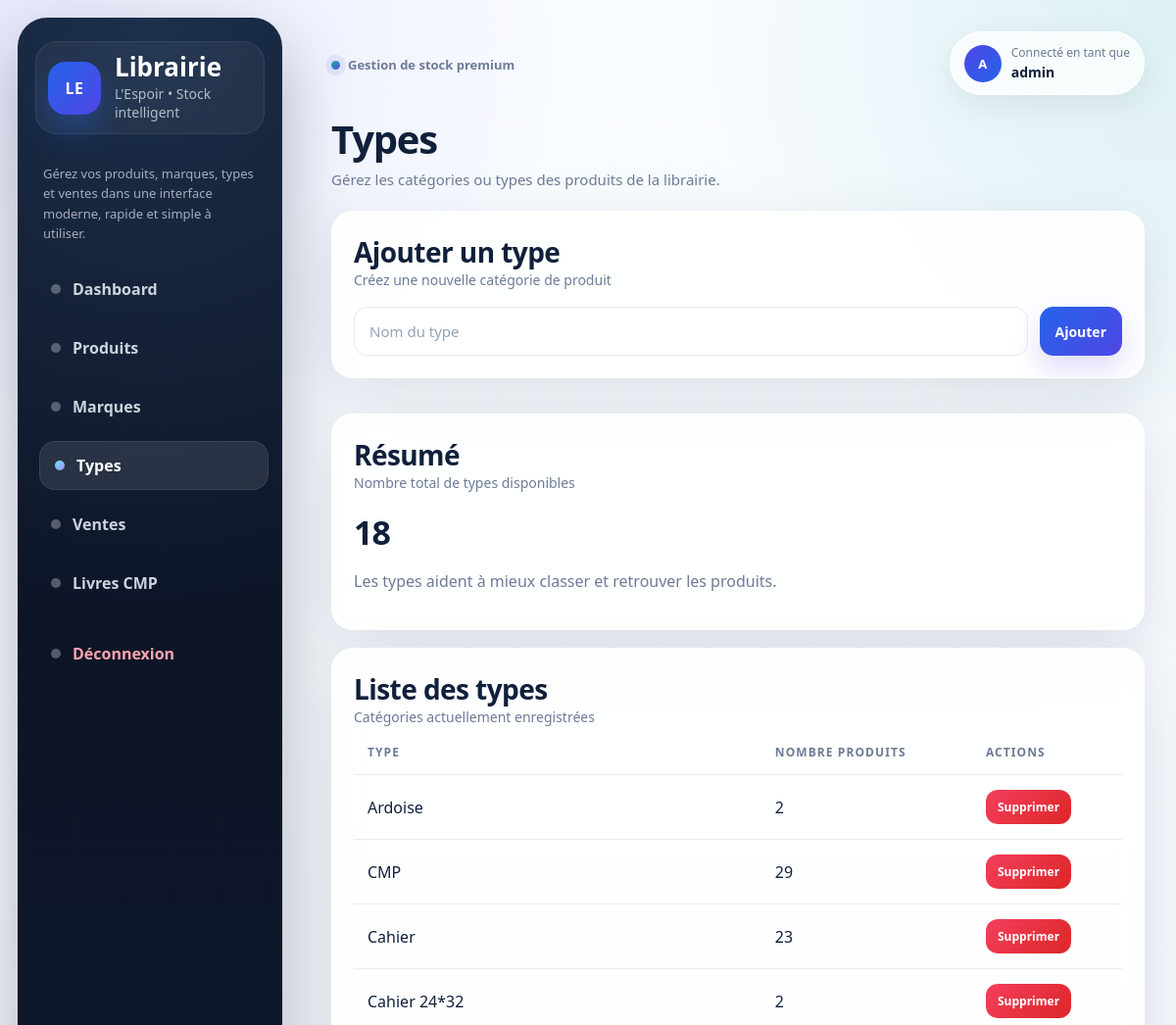
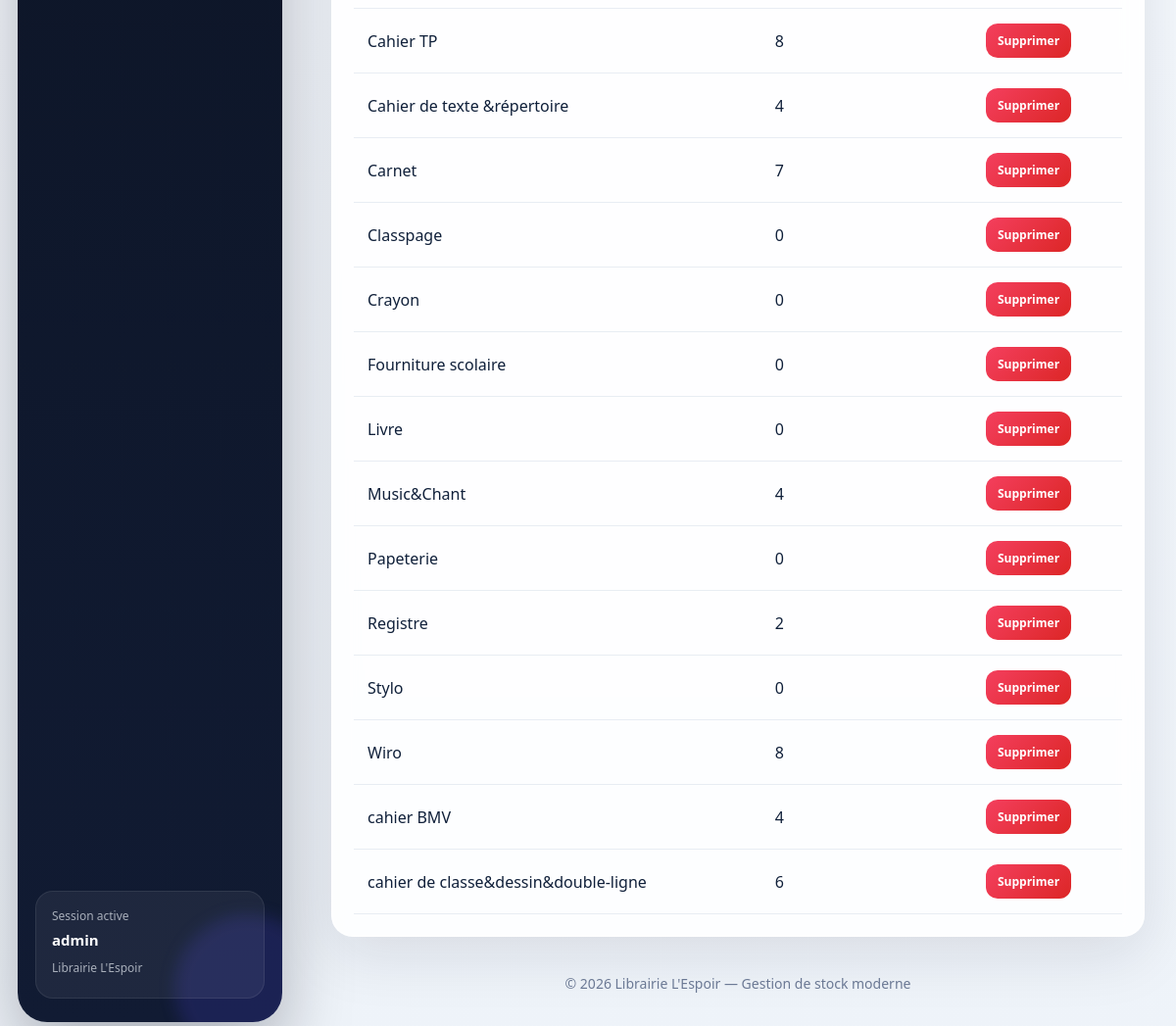
The page /types (signed in) on the database its author committed (2 pictures, top to bottom).
### app.py (models this page shows)
class ProductType(db.Model):
    id = db.Column(db.Integer, primary_key=True)
    name = db.Column(db.String(120), unique=True, nullable=False)
    products = db.relationship('Product', backref='product_type', lazy=True)

### app.py (the view, shortened to what this page needs)
@app.route('/types', methods=['GET', 'POST'])
@login_required
def types():
    items = ProductType.query.order_by(ProductType.name.asc()).all()
    return render_template('types.html', types=items)

### app.py (called while the page is built)
def login_required(f):
    @wraps(f)
    def decorated_function(*args, **kwargs):
        if not session.get('admin_id'):
            flash('Veuillez vous connecter pour accéder à cette page.', 'warning')
            return redirect(url_for('login'))
        return f(*args, **kwargs)
    return decorated_function

@app.context_processor
def inject_now():
    return {'current_year': datetime.now().year}

### templates/types.html (shortened to what this page needs)
{% extends 'base.html' %}
{% block content %}
<div class="page-header">
    <div>
        <h1>Types</h1>
        <p>Gérez les catégories ou types des produits de la librairie.</p>
    </div>
</div>
<div class="entity-grid">
    <section class="panel">
        <div class="panel-header">
            <div>
                <h2>Ajouter un type</h2>
                <div class="panel-subtitle">Créez une nouvelle catégorie de produit</div>
            </div>
        </div>
        <form method="post" class="inline-form">
            <input type="text" name="name" placeholder="Nom du type" required>
            <button type="submit" class="btn primary">Ajouter</button>
        </form>
    </section>
    <section class="panel">
        <div class="panel-header">
            <div>
                <h2>Résumé</h2>
                <div class="panel-subtitle">Nombre total de types disponibles</div>
            </div>
        </div>
        <div class="kpi-value">{{ types|length }}</div>
        <p class="muted">Les types aident à mieux classer et retrouver les produits.</p>
    </section>
</div>
<section class="panel">
    <div class="panel-header">
        <div>
            <h2>Liste des types</h2>
            <div class="panel-subtitle">Catégories actuellement enregistrées</div>
        </div>
    </div>
    <table>
        <thead><tr><th>Type</th><th>Nombre produits</th><th>Actions</th></tr></thead>
        <tbody>
        {% for type in types %}
            <tr>
                <td>{{ type.name }}</td>
                <td>{{ type.products|length }}</td>
                <td>
                    <form action="{{ url_for('delete_type', type_id=type.id) }}" method="post" onsubmit="return confirm('Supprimer ce type ?')">
                        <button class="btn small danger" type="submit">Supprimer</button>
                    </form>
                </td>
            </tr>
        {% else %}
            <tr><td colspan="3" class="empty">Aucun type.</td></tr>
        {% endfor %}
        </tbody>
    </table>
</section>
{% endblock %}

### templates/base.html (shortened to what this page needs)
<!doctype html>
<html lang="fr">
<head>
    <link rel="stylesheet" href="{{ url_for('static', filename='style.css') }}">
</head>
<body>
{% if session.get('admin_id') %}
<aside class="sidebar">
    <div class="brand-box">
        <div class="logo">LE</div>
        <div>
            <h2>Librairie</h2>
            <p>L'Espoir • Stock intelligent</p>
        </div>
    </div>
    <p class="sub-note">Gérez vos produits, marques, types et ventes dans une interface moderne, rapide et simple à utiliser.</p>
    <nav>
        <a href="{{ url_for('dashboard') }}" class="{% if request.endpoint == 'dashboard' %}active{% endif %}">Dashboard</a>
        <a href="{{ url_for('products') }}" class="{% if request.endpoint in ['products', 'add_product', 'edit_product'] %}active{% endif %}">Produits</a>
        <a href="{{ url_for('brands') }}" class="{% if request.endpoint == 'brands' %}active{% endif %}">Marques</a>
        <a href="{{ url_for('types') }}" class="{% if request.endpoint == 'types' %}active{% endif %}">Types</a>
        <a href="{{ url_for('sales') }}" class="{% if request.endpoint in ['sales', 'delete_sale'] %}active{% endif %}">Ventes</a>
        <a href="{{ url_for('cmp_products') }}" class="{% if request.endpoint in ['cmp_products', 'add_cmp_product'] %}active{% endif %}">Livres CMP</a>
        <a href="{{ url_for('logout') }}" class="logout">Déconnexion</a>
    </nav>
    <div class="sidebar-footer">
        <span class="mini-label">Session active</span>
        <strong>{{ session.get('username', 'admin') }}</strong>
        <span class="mini-label" style="margin-top: 10px;">Librairie L'Espoir</span>
    </div>
</aside>
{% endif %}
<main class="{% if session.get('admin_id') %}content{% else %}login-content{% endif %}">
    {% if session.get('admin_id') %}
    <div class="content-shell">
        <div class="topbar">
            <div><span class="eyebrow">Gestion de stock premium</span></div>
            <div class="user-pill">
                <span class="user-avatar">{{ session.get('username', 'A')[:1] }}</span>
                <div><small>Connecté en tant que</small><strong>{{ session.get('username', 'admin') }}</strong></div>
            </div>
        </div>
    {% endif %}
    {% block content %}{% endblock %}
    {% if session.get('admin_id') %}
        <footer>© {{ current_year }} Librairie L'Espoir — Gestion de stock moderne</footer>
    </div>
    {% endif %}
</main>
</body>
</html>

### rows shown on the page
ProductType: name "Ardoise", products|length "2"
ProductType: name "CMP", products|length "29"
ProductType: name "Cahier", products|length "23"
ProductType: name "Cahier 24*32", products|length "2"
ProductType: name "Cahier TP", products|length "8"
ProductType: name "Cahier de texte &répertoire", products|length "4"
ProductType: name "Carnet", products|length "7"
ProductType: name "Classpage", products|length "0"
ProductType: name "Crayon", products|length "0"
ProductType: name "Fourniture scolaire", products|length "0"
ProductType: name "Livre", products|length "0"
ProductType: name "Music&Chant", products|length "4"
ProductType: name "Papeterie", products|length "0"
ProductType: name "Registre", products|length "2"
ProductType: name "Stylo", products|length "0"
ProductType: name "Wiro", products|length "8"
ProductType: name "cahier BMV", products|length "4"
ProductType: name "cahier de classe&dessin&double-ligne", products|length "6"

### other values the page prints
{{ session.get('username', 'admin') }} "admin"
{{ session.get('username', 'A')[:1] }} "A"
{{ types|length }} "18"
